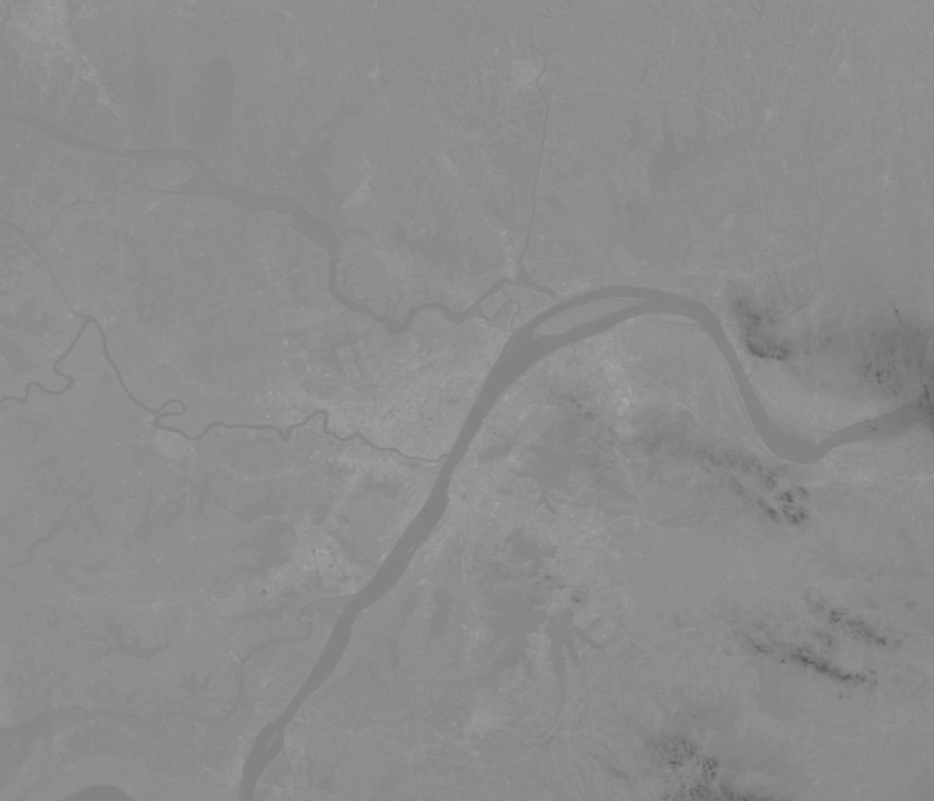
#> input picture enhancement/2005_09_11_B6.TIF, 2801 x 2401 px, given in place of 1993_10_12_B1.tif, which was not available (shown at 1/3 size)
$ python acode1993.py
#> lines starting #> are read from the running program, lines starting #| are printed output that depends on the picture; pictures that were not available may be replaced by others from this repository, and a replacement may not be noted
import cv2 as cv
import numpy as np
import matplotlib.pyplot as plt
# 绘制直方图函数
def grayHist(img):
    h, w = img.shape[:2]
    pixelSequence = img.reshape([h * w, ])
    numberBins = 256
    histogram, bins, patch = plt.hist(pixelSequence, numberBins,
                                      facecolor='black', histtype='bar')
    plt.xlabel("gray label")
    plt.ylabel("number of pixels")
    plt.axis([0, 255, 0, np.max(histogram)])
    plt.show()
name=("1993_10_12_B1.tif","1993_10_12_B2.tif","1993_10_12_B3.tif","1993_10_12_B4.tif","1993_10_12_B5.tif","1993_10_12_B6.tif","1993_10_12_B7.tif")
for i,j in enumerate(name):
    img = cv.imread(j, 0)
#> img is the input picture: shape (2401, 2801); min 87, max 171, mean 140.1
# 计算原图中出现的最小灰度级和最大灰度级
# 使用函数计算
    Imin, Imax = cv.minMaxLoc(img)[:2]
#> Imin = 87; Imax = 171
# 使用numpy计算
# Imax = np.max(img)
# Imin = np.min(img)
    Omin, Omax = 0, 255
# 计算a和b的值
    a = float(Omax - Omin) / (Imax - Imin)
#> a = 3.04
    b = Omin - a * Imin
#> b = -264.1
    out = a * img + b
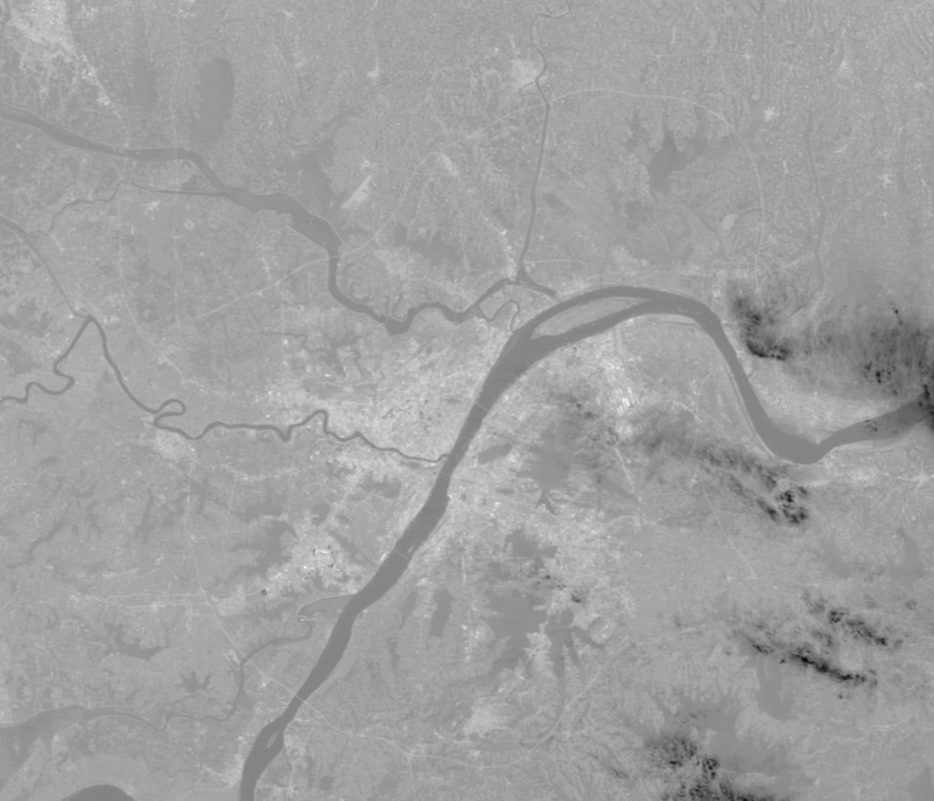
#> out: shape (2401, 2801) float64 (shown at 1/3 size); min 0, max 255, mean 161.1; drawn with min black and max white
    out = out.astype(np.uint8)
    cv.namedWindow('data_before', cv.WINDOW_FREERATIO)
    cv.imshow("data_before", img)
    grayHist(img)#
#> in grayHist, `histogram, bins, patch = plt.hist(pixelSequence, numberBins, facecolor..`: histogram = 256 values, max 1112246 at index 164, min 0 at index 1, mean 26270.3; bins = 257 values from 87 to 171; patch = 256 items
#> in grayHist, `plt.show()`:
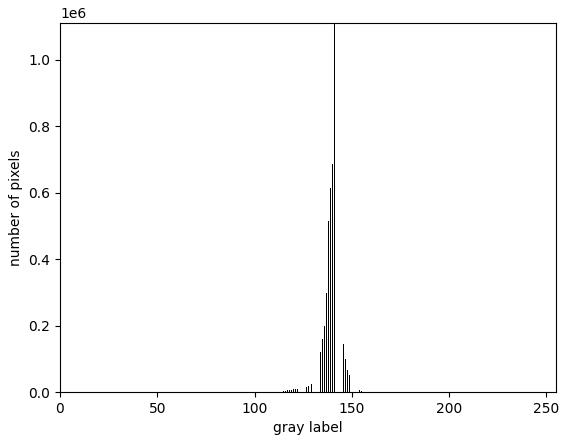
#> figure drawn by matplotlib, 1 panel; tallest bar 1112246 high, from x = 140.8 to 141.1
    cv.namedWindow('data_after', cv.WINDOW_FREERATIO)#自适应窗口
    cv.imshow("data_after", out)
    grayHist(out)
#> in grayHist (call 2), `histogram, bins, patch = plt.hist(pixelSequence, numberBins, facecolor..`: histogram = 256 values, max 1112246 at index 163, min 0 at index 1, mean 26270.3; bins = 257 values from 0 to 255
#> in grayHist (call 2), `plt.show()`:
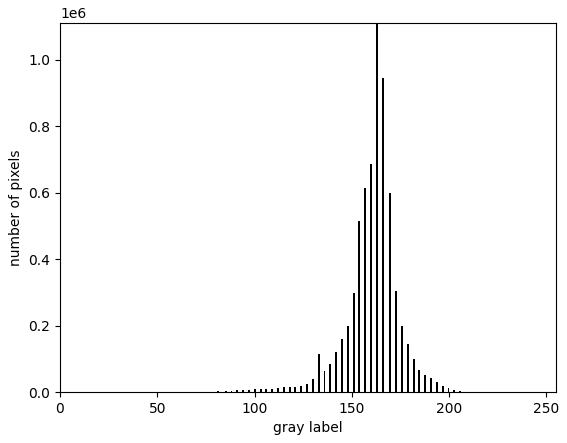
#> figure drawn by matplotlib, 1 panel; tallest bar 1112246 high, from x = 162.4 to 163.4
    cv.waitKey(0)
    cv.destroyAllWindows()
#> pass 2 of the loop `for i,j in enumerate(name):`:
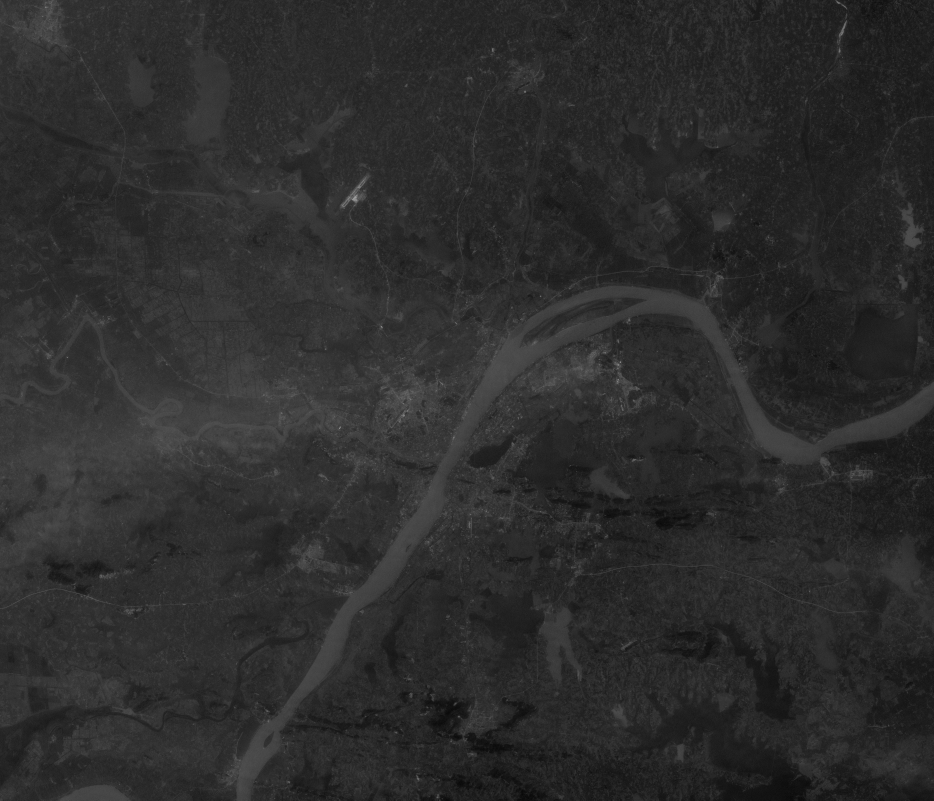
#> input picture enhancement/0.tif, 2801 x 2401 px, given in place of 1993_10_12_B2.tif, which was not available (shown at 1/3 size)
#> img is the input picture: shape (2401, 2801); min 0, max 254, mean 44.8
#> Imin = 0; Imax = 254
#> a = 1
#> b = 0
#> histogram = 256 values, max 841083 at index 43, min 0 at index 1, mean 26270.3; bins = 257 values from 0 to 254
#> in grayHist (call 3), `plt.show()`:
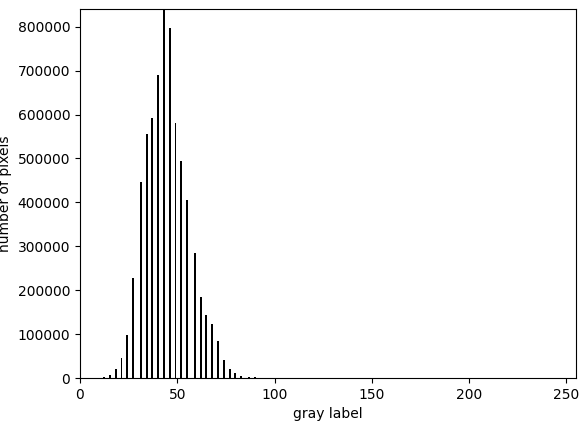
#> figure drawn by matplotlib, 1 panel; tallest bar 841083 high, from x = 42.66 to 43.66
#> (the run stopped early here; a loop or call above may not have finished)
